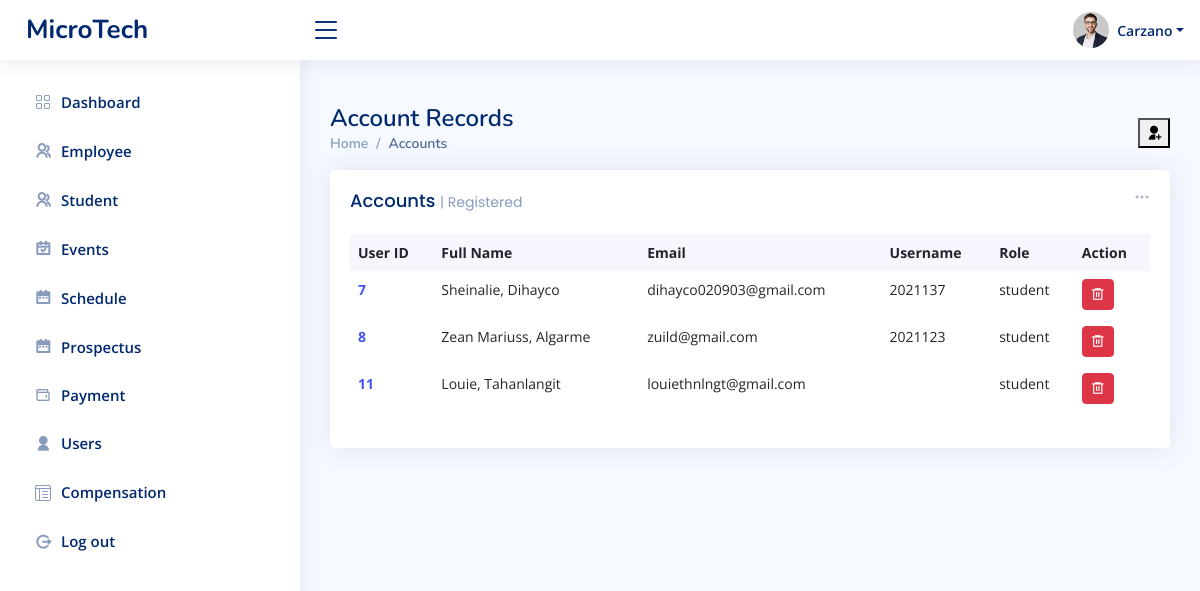
Before: /admin/user-student.php (signed in) with the older database file.
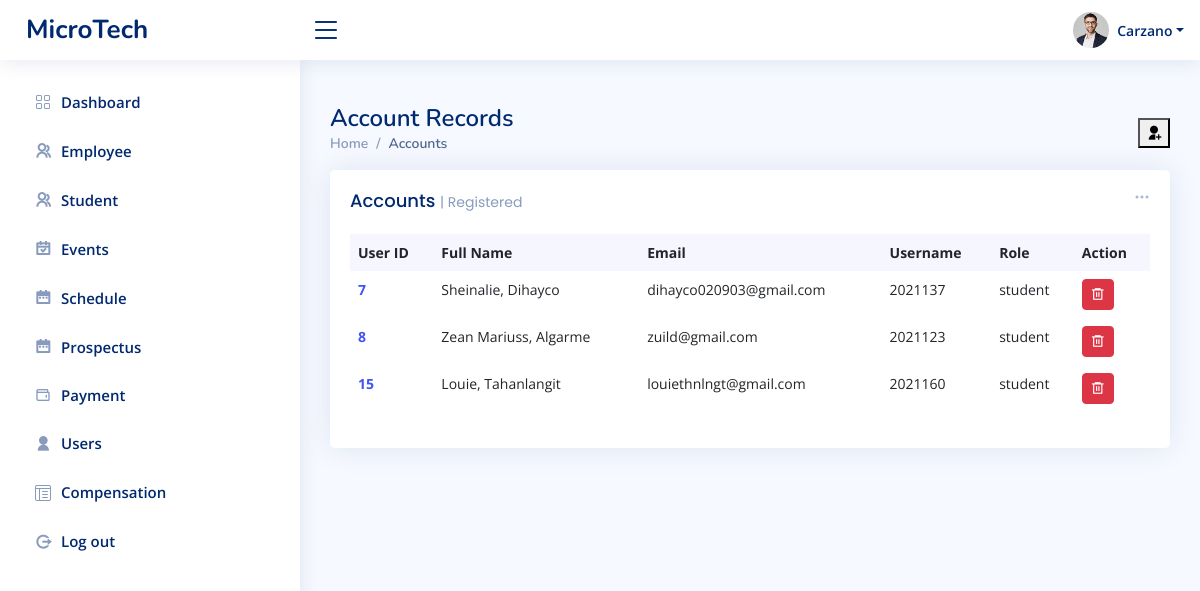
After: the same page with the newer database file.
### tables this page shows
CREATE TABLE `tbl_users` (
  `user_id` int(11) NOT NULL,
  `user_fname` varchar(50) NOT NULL,
  `user_lname` varchar(50) NOT NULL,
  `user_email` varchar(80) NOT NULL,
  `user_name` varchar(50) NOT NULL,
  `user_pass` varchar(100) NOT NULL,
  `user_role` varchar(20) NOT NULL
);

### admin/user-student.php (the view, shortened to what this page needs)
<?php include_once "../templates/header.php" ?>;
<main id="main" class="main">
    <div class="pagetitle">
        <h1> Account Records</h1>
        <button type="button" class="ri-user-add-fill tablebutton" data-bs-toggle="modal" data-bs-target="#insertStudent">
        </button>
        <nav>
            <ol class="breadcrumb">
                <li class="breadcrumb-item"><a href="index.php">Home</a></li>
                <li class="breadcrumb-item active">Accounts</li>
            </ol>
        </nav>
    </div>
    <section class="section dashboard">
        <div class="row">
            <div class="col-lg-12">
                <div class="row">
                    <div class="col-12">
                        <div class="card recent-sales overflow-auto">
                            <div class="filter">
                                <a class="icon" href="#" data-bs-toggle="dropdown"><i class="bi bi-three-dots"></i></a>
                            </div>
                            <div class="card-body">
                                <h5 class="card-title">Accounts <span>| Registered</span></h5>
                                <table class="table table-borderless datatable">
                                    <thead>
                                        <tr>
                                            <th scope="col">User ID</th>
                                            <th scope="col">Full Name</th>
                                            <th scope="col">Email</th>
                                            <th scope="col">Username</th>
                                            <th scope="col">Role</th>
                                            <th scope="col">Action</th>
                                        </tr>
                                    </thead>
                                    <tbody>
                                        <?php
                                        $database = new Connection();
                                        $db = $database->open();
                                        try {
                                            $sql = "SELECT * FROM tbl_users WHERE user_role = 'student'
                                ORDER BY user_id ASC";
                                            foreach ($db->query($sql) as $row) {
                                        ?>
                                                <tr>
                                                    <th scope="row"><a href="#"><?php echo $row["user_id"] ?></a></th>
                                                    <td><?php echo $row["user_fname"] ?>, <?php echo $row["user_lname"] ?></td>
                                                    <td><?php echo $row["user_email"] ?>
                                                    <td><?php echo $row["user_name"] ?></td>
                                                    <td><?php echo $row["user_role"] ?></td>
                                                    <td>
                                                        <form method="POST" action="../admin/upload/delete-user.php" onsubmit="return confirm('Are you sure you want to delete this user?');" style="display:inline;">
                                                            <button type="submit" class="btn btn-sm btn-danger ri-delete-bin-6-line"></button>
                                                        </form>
                                                    </td>
                                                </tr>
                                        <?php
                                            }
                                        } catch (PDOException $e) {
                                            echo "There is some problem in connection: " . $e->getMessage();
                                        }
                                        ?>
                                    </tbody>
                                </table>
                            </div>
                        </div>
                    </div>
                </div>
            </div>
        </div>
    </section>
</main>
<?php
include_once "../templates/footer.php";
?>

Changed rows visible on the page:
removed tbl_users: user_id "11", user_fname "Louie", user_lname "Tahanlangit", user_email "louiethnlngt@gmail.com", user_role "student"
added tbl_users: user_id "15", user_fname "Louie", user_lname "Tahanlangit", user_email "louiethnlngt@gmail.com", user_name "2021160", user_role "student"
